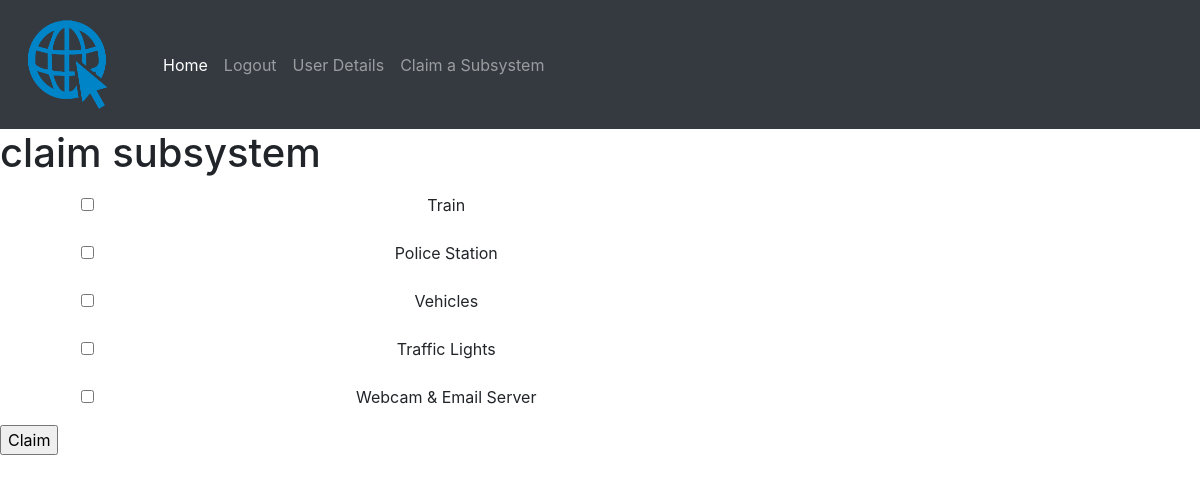
Before: /claimsubsystem (signed in) with the older database file.
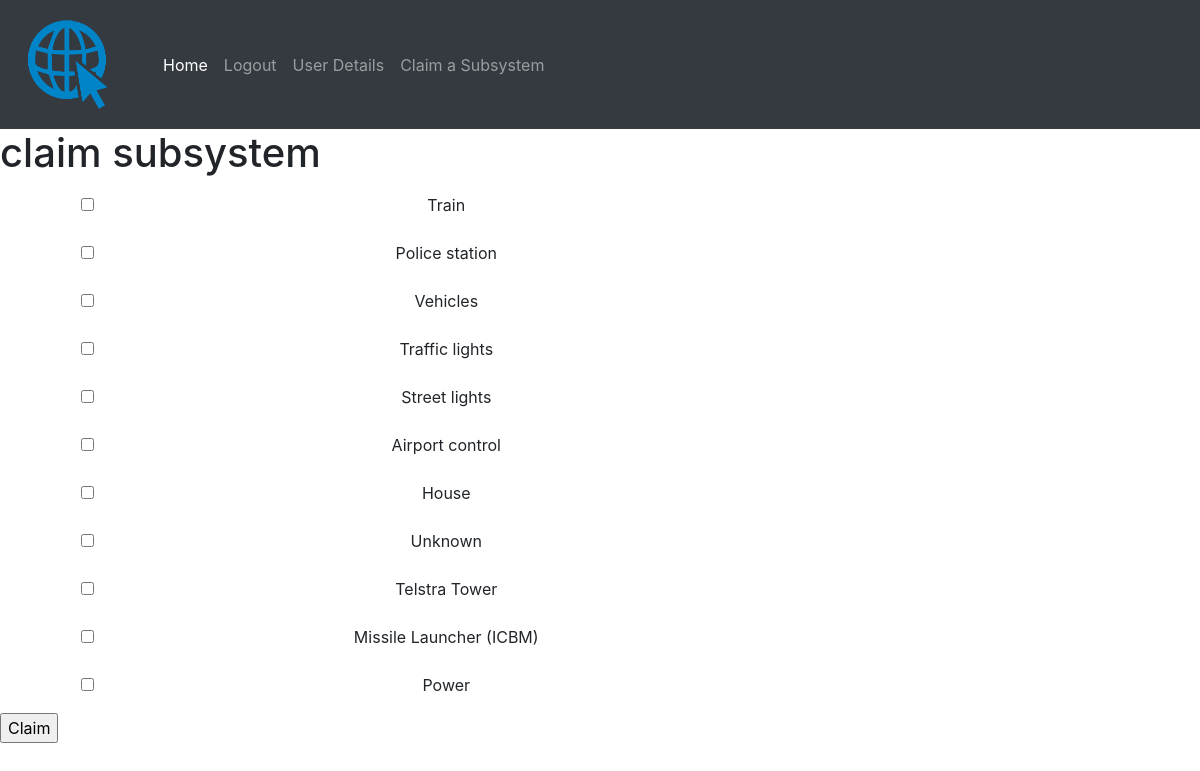
After: the same page with the newer database file.
### models.py (models this page shows)
class CTFSubSystems(db.Model):
    id = db.Column(db.Integer, primary_key=True)
    title = db.Column(db.String(64), index=True, unique=True)
    description = db.Column(db.String(256), index=True, unique=True)
    Owner = db.Column(db.String(64), index=True, unique=False)
    score = db.Column(db.Integer, index=True, unique=False)

### app.py (the view, shortened to what this page needs)
@app.route('/claimsubsystem', methods=['GET', 'POST'])
@login_required
def claimsubsystem():
    form = ClaimSubsystemForm()
    subsystems = text('select * from ctf_sub_systems')
    result = db.engine.execute(subsystems)
    return render_template('claim.html', pagetitle='Claim a Subsystem.', products=result, user=current_user, form=form)

### forms.py
class ClaimSubsystemForm(FlaskForm):
    checkbox = BooleanField('Item')
    submit = SubmitField('Claim')

### models.py (called while the page is built)
@login.user_loader
def load_user(id):
    return User.query.get(int(id))

    def is_admin(self):
        if self.is_administrator == bool('true'):
            print("{} is an Administrator".format(self.username))
            return True
        else:
            print("{} is a Regular User".format(self.username))
            return False

### templates/claim.html (shortened to what this page needs)
{% extends 'base.html' %}
{% block header %}
    <h1>{% block title %}claim subsystem{% endblock %}</h1>
{% endblock %}
{% block content %}
    <form action="/claimsubsystem" method="post" novalidate>
        {% for i in products %}
            {% if loop.index0 % 2==0 %}
                <div class="bs-example cell1">
            {% else %}
                <div class="bs-example cell2">
            {% endif %}
        <div class="row">
            <div class="col-sm-2"><input type=checkbox id="{{ i.subsystemID }}"
                                         name=Products value="{{ i.subsystemID }}"></div>
            <div class="col-sm-5"><label for="id_{{ i.title }}">{{ i.title }}</label></div>
        </div>
        </div>
        {% endfor %}
        <p>{{ form.submit() }}</p>
    </form>
{% endblock %}

### templates/base.html (shortened to what this page needs)
<!DOCTYPE html>
<html lang="en">
<head>
    <link rel="stylesheet" href="https://stackpath.bootstrapcdn.com/bootstrap/4.3.1/css/bootstrap.min.css"
>
</head>
<body>
<nav class="navbar navbar-expand-lg navbar-dark bg-dark"><a class="navbar-brand" href="/"><img src="/static/logo2.png" width="103" height="103"></a>
    <div class="collapse navbar-collapse" id="navbarSupportedContent">
        <ul class="navbar-nav mr-auto">
            <li class="nav-item active" style="padding-left: 20px"><a class="nav-link" href="/">Home <span class="sr-only">(current)</span></a></li>
            {% if user.is_anonymous %}
                <li class="nav-item"><a class="nav-link" href="/login">Login</a></li>
                <li class="nav-item"><a class="nav-link" href="/register">Registration</a></li>
            {% else %}
                <li class="nav-item"><a class="nav-link" href="/logout">Logout</a></li>
                <li class="nav-item"><a class="nav-link" href="/user">User Details</a></li>
                <li class="nav-item"><a class="nav-link" href="/claimsubsystem">Claim a Subsystem</a></li>
  {% endif %}
        </ul>
    </div>
</nav>
</body>
    <section class="content">
        <header>
            {% block header %}{% endblock %}
        </header>
        {% block content %}{% endblock %}
    </section>
</body>
</html>

### templates/claim.html (style rules this page uses)
.bs-example div[class^="col"] { text-align: center; padding-top: 8px; padding-bottom: 8px; }

Changed rows visible on the page:
changed CTFSubSystems: title "Police Station" → "Police station"
changed CTFSubSystems: title "Traffic Lights" → "Traffic lights"
changed CTFSubSystems: title "Webcam & Email Server" → "Street lights"
added CTFSubSystems: title "Airport control"
added CTFSubSystems: title "House"
added CTFSubSystems: title "Unknown"
added CTFSubSystems: title "Telstra Tower"
added CTFSubSystems: title "Missile Launcher (ICBM)"
added CTFSubSystems: title "Power"
